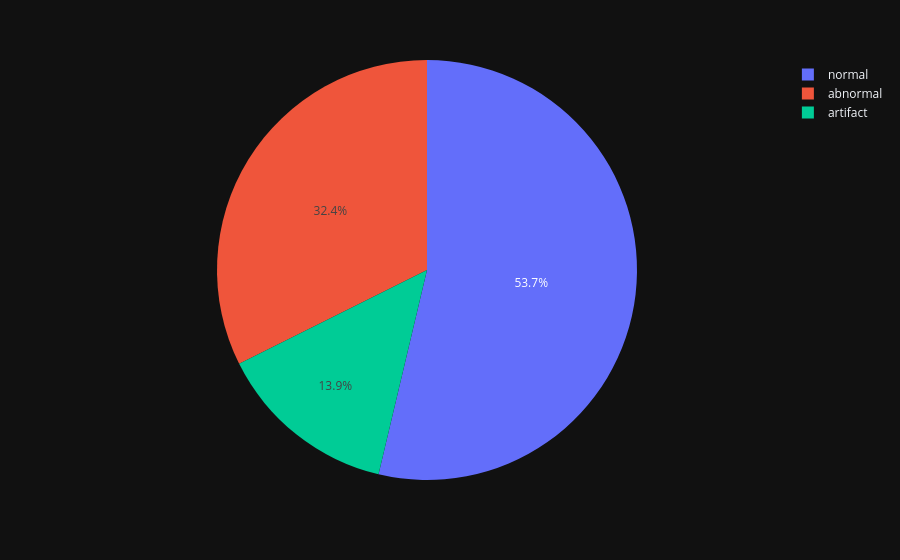

This figure's notebook cell:
### Code cell
px.pie(values=united_value_counts.values, names=list(united_value_counts.index.values))

### Figure 1 — Plotly figure (JSON) as saved in the notebook; plotly's stock layout.template omitted (floating-point values rounded to 4 significant figures)
{"data": [{"domain": {"x": [0.0, 1.0], "y": [0.0, 1.0]}, "hovertemplate": "label=%{label}<br>value=%{value}<extra></extra>", "labels": ["normal", "abnormal", "artifact"], "legendgroup": "", "name": "", "showlegend": true, "values": [355, 214, 92], "type": "pie"}], "layout": {"legend": {"tracegroupgap": 0}, "margin": {"t": 60}}}
